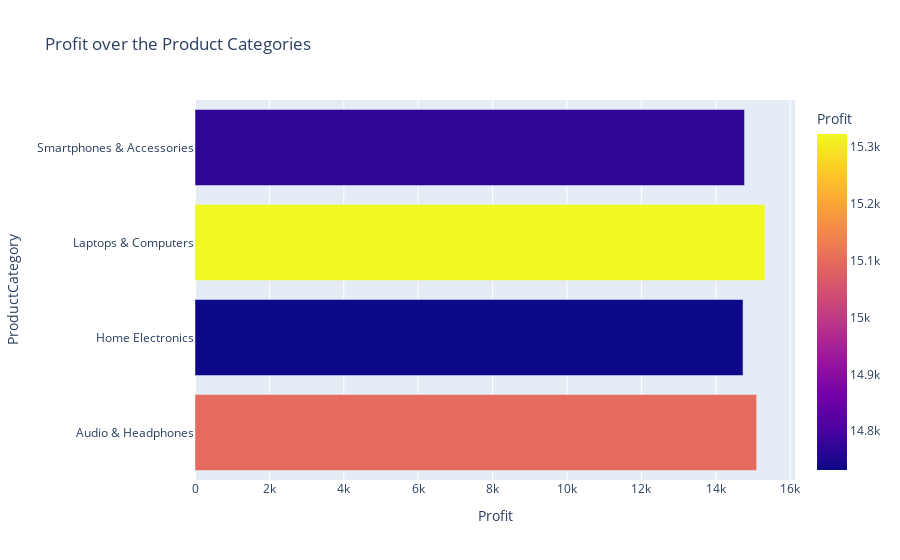

The notebook cell this image was saved under:
### Code cell
def get_profit_per_cat(df, year):
    chosen_year = df[df['Year'] == year]
    amount_per_month = chosen_year.groupby('ProductCategory')['Profit'].sum().reset_index()
    fig_quantity = px.bar(
        amount_per_month, 
        x='Profit', 
        y='ProductCategory', 
        orientation='h', 
        color='Profit',
        title='Profit over the Product Categories'
    )
    fig_quantity.update_traces(textfont_size=12, textangle=0, textposition="outside", cliponaxis=False)
    return fig_quantity
get_profit_per_cat(superSales, 2021)

### Figure 1 — Plotly figure (JSON) as saved in the notebook; plotly's stock layout.template omitted (floating-point values rounded to 4 significant figures)
{"data": [{"alignmentgroup": "True", "cliponaxis": false, "hovertemplate": "Profit=%{marker.color}<br>ProductCategory=%{y}<extra></extra>", "legendgroup": "", "marker": {"color": [15100.0, 14730.0, 15320.0, 14770.0], "coloraxis": "coloraxis", "pattern": {"shape": ""}}, "name": "", "offsetgroup": "", "orientation": "h", "showlegend": false, "textangle": 0, "textfont": {"size": 12}, "textposition": "outside", "type": "bar", "x": [15100.0, 14730.0, 15320.0, 14770.0], "xaxis": "x", "y": ["Audio & Headphones", "Home Electronics", "Laptops & Computers", "Smartphones & Accessories"], "yaxis": "y"}], "layout": {"autosize": true, "barmode": "relative", "coloraxis": {"colorbar": {"title": {"text": "Profit"}}, "colorscale": [[0, "#0d0887"], [0.1111, "#46039f"], [0.2222, "#7201a8"], [0.3333, "#9c179e"], [0.4444, "#bd3786"], [0.5556, "#d8576b"], [0.6667, "#ed7953"], [0.7778, "#fb9f3a"], [0.8889, "#fdca26"], [1, "#f0f921"]]}, "legend": {"tracegroupgap": 0}, "title": {"text": "Profit over the Product Categories"}, "xaxis": {"anchor": "y", "autorange": true, "domain": [0, 1], "range": [0, 16130.0], "title": {"text": "Profit"}, "type": "linear"}, "yaxis": {"anchor": "x", "autorange": true, "domain": [0, 1], "range": [-0.5, 3.5], "title": {"text": "ProductCategory"}, "type": "category"}}}
